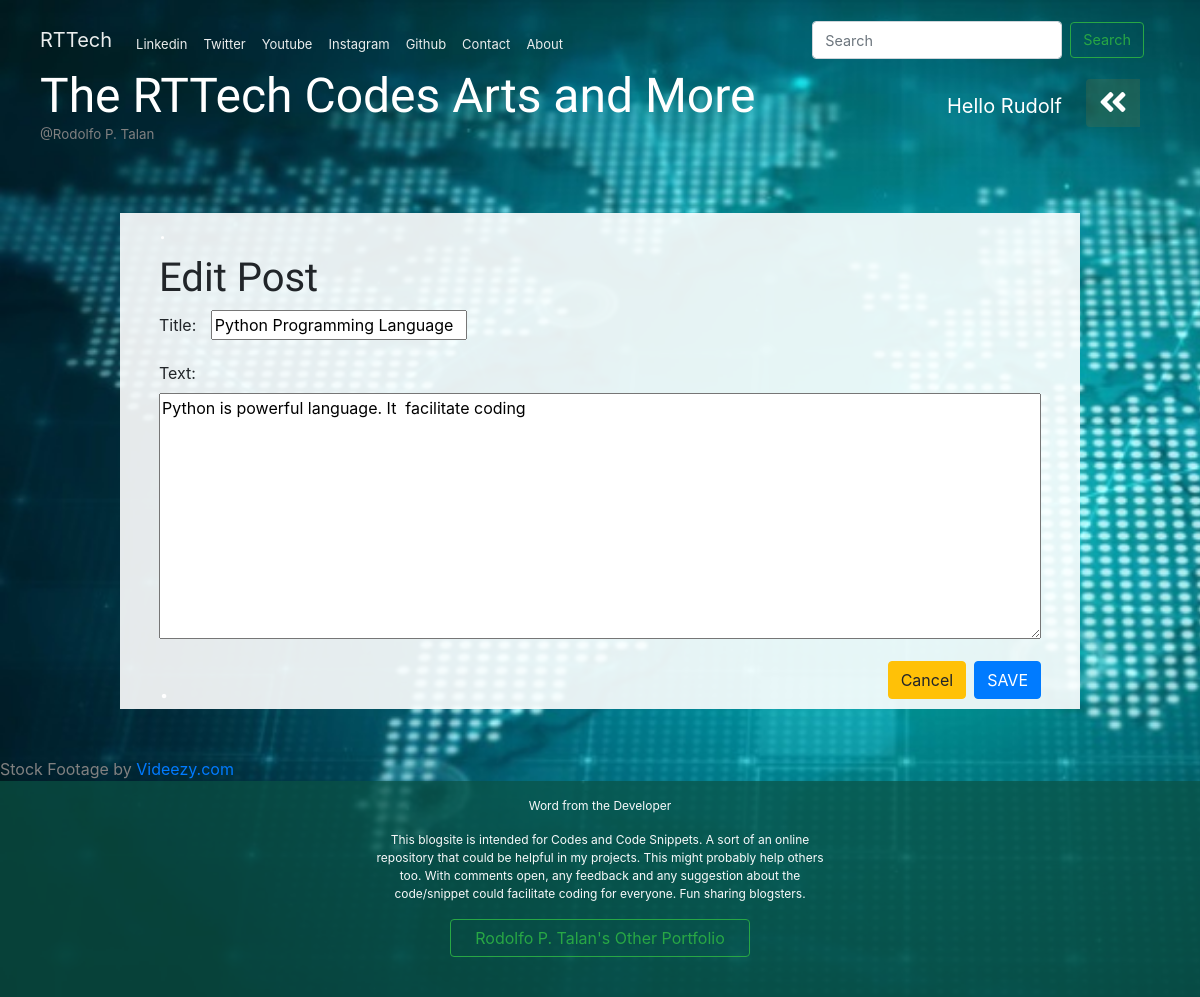
The page /post/1/edit/ (signed in) on the database as committed earlier.
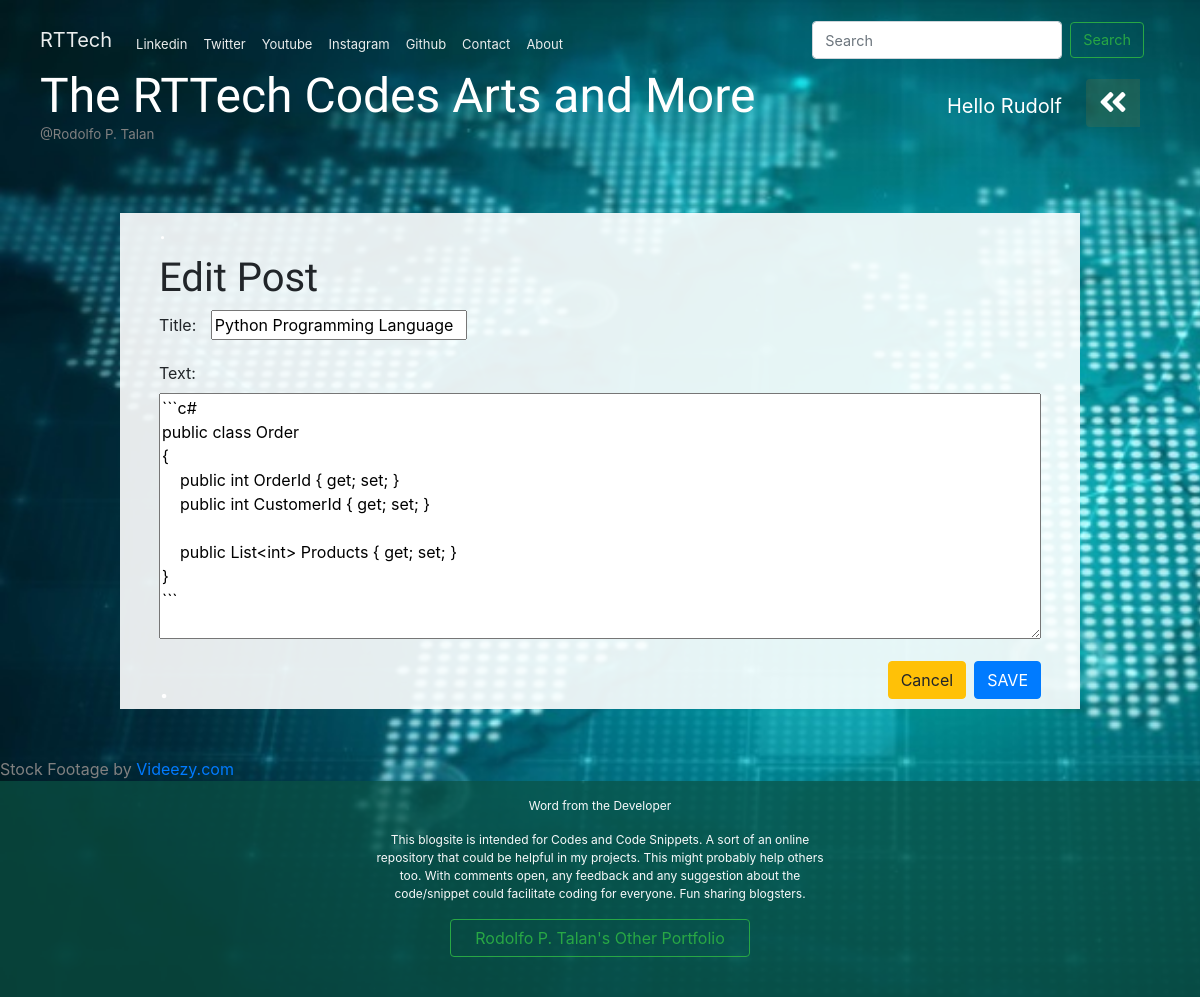
The same page on the database as committed later.
### blog/models.py (models this page shows, shortened)
class Post(models.Model):
    author = models.ForeignKey("auth.User", on_delete= models.CASCADE)
    title = models.CharField(max_length=200)
    text = models.TextField(null=True)
    created_date = models.DateTimeField(default=timezone.now)
    published_date = models.DateTimeField(blank=True, null=True)

### blog/views.py (the view)
# urls.py: path('post/<int:pk>/edit/', views.post_edit, name='post_edit'),
@login_required
def post_edit(request, pk):
    post = get_object_or_404(Post, pk=pk)
    if request.method == 'POST':
        form = PostForm(request.POST, instance=post)
        if form.is_valid():
            post = form.save(commit=False)
            post.author = request.user
            post.save()
            return redirect('post_detail', pk=post.pk)
    else:
        form = PostForm(instance=post)
        stuff_for_frontend = {'form': form, 'post': post, 'post_edit':'Edit Post'}
    return render(request, 'blog/post_edit.html', stuff_for_frontend)

### blog/forms.py
class PostForm(forms.ModelForm):
    class Meta:
        model = Post
        fields = ('title', 'text')

### blog/templates/blog/post_edit.html (shortened to what this page needs)
{% extends 'blog/base.html' %}
{% block content %}
    <div class="ml-4  mr-4">
        <h3 style="color:white">.</h3>
        <h1>{{ post_edit }}</h1>
        <form method="post" class="post-form-blog">
            {{ form.as_p }}
            <button type="submit" class="btn btn-primary">SAVE</button>
            <a href="/" class="btn btn-warning">Cancel</a>
        </form>
        <h1 style="color:white">.</h1>
    </div>
{% endblock %}

Rows that differ between the two databases and show on the page:
changed Post "Python Programming Language": text "Python is powerful language. It facilitate coding" → "```c# public class Order { public int OrderId { get; set; } public int CustomerId { get; set; } public List<int> Products { get; set; } } ```"
